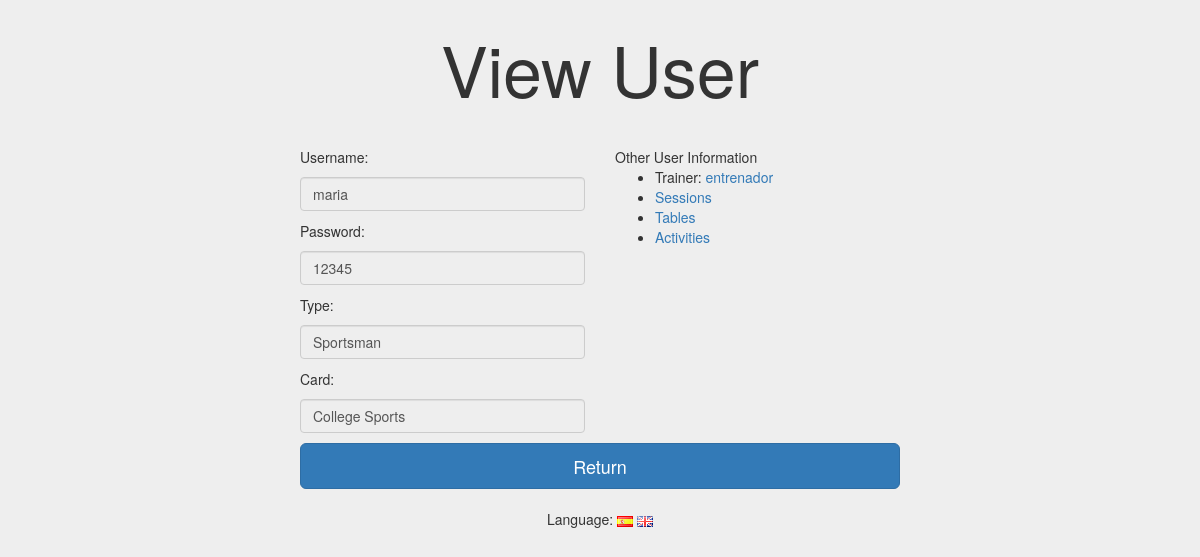
Screenshot of /index.php?controller=users&action=view&username=maria (signed in) with the database file from the repository.
### tables this page shows
CREATE TABLE users (
	id INT(11) NOT NULL AUTO_INCREMENT,
	username VARCHAR(255) UNIQUE NOT NULL,
	password VARCHAR(255) NOT NULL,
	tipo ENUM('deportista','entrenador','administrador') NOT NULL,
	subtipo ENUM('tdu', 'pef'),
	entrenador INT(11),
	
	PRIMARY KEY (id),
	FOREIGN KEY (entrenador) REFERENCES users(id)
);

### core/ViewManager.php (called while the page is built, shortened)
<?php
class ViewManager {
	private $variables = array();
	public function setVariable($varname, $value, $flash=false) {
		$this->variables[$varname] = $value;
	}
	public function getVariable($varname, $default=NULL) {
		if (!isset($this->variables[$varname])) {
			return $default;
		}
		return $this->variables[$varname];
	}
	public function render($controller, $viewname) {
		include(__DIR__."/../view/$controller/$viewname.php");
	}
	private static $viewmanager_singleton = NULL;
	public static function getInstance() {
		if (self::$viewmanager_singleton == null) {
			self::$viewmanager_singleton = new ViewManager();
		}
		return self::$viewmanager_singleton;
	}
}

### controller/UsersController.php (called while the page is built, shortened)
<?php
require_once(__DIR__."/../core/ViewManager.php");
require_once(__DIR__."/../core/I18n.php");
require_once(__DIR__."/../model/User.php");
require_once(__DIR__."/../model/UserMapper.php");
class UsersController extends BaseController {
	private $userMapper;
	public function __construct() {
		$this->userMapper = new UserMapper();
	}
	public function view(){
		$username = $_REQUEST["username"];
		$user = $this->userMapper->findByUsername($username);
		$trainer = $this->userMapper->findById($user->getEntrenador());
		$this->view->setVariable("user", $user);
		$this->view->setVariable("trainer", $trainer);
		$this->view->setLayout("welcome");
		$this->view->render("users", "view");
	}
}

### index.php (called while the page is built, shortened)
<?php
function run() {
	try {
		$controller = loadController($_GET["controller"]);
		$actionName = $_GET["action"];
		$controller->$actionName();
	} catch(Exception $ex) {
		die(i18n("An error has ocurred.<br>").$ex->getMessage());
	}
}
function loadController($controllerName) {
	return new $controllerClassName();
}
run();
?>

### model/User.php (called while the page is built, shortened)
<?php
class User {
	private $username;
	private $password;
	private $tipo;
	private $subtipo;
	public function __construct($id=NULL, $username=NULL, $password=NULL, $tipo=NULL, $subtipo=NULL, $entrenador=NULL) {
		$this->username = $username;
		$this->password = $password;
		$this->tipo = $tipo;
		$this->subtipo = $subtipo;
	}
	public function getUsername() {
		return $this->username;
	}
	public function getPassword() {
		return $this->password;
	}
	public function getTipo() {
		return $this->tipo;
	}
	public function getSubtipo() {
		return $this->subtipo;
	}
	public function setUsername($username) {
		$this->username = $username;
	}
	public function setTipo($tipo) {
		$this->tipo = $tipo;
	}
}

### model/UserMapper.php (called while the page is built, shortened)
<?php
require_once(__DIR__."/../core/PDOConnection.php");
class UserMapper {
	private $db;
	public function __construct() {
		$this->db = PDOConnection::getInstance();
	}
	public function findByUsername($username){
		$stmt = $this->db->prepare("SELECT * FROM users WHERE username=?");
		$stmt->execute(array($username));
		$user = $stmt->fetch(PDO::FETCH_ASSOC);
		if($user != null) {
			return new User($user["id"],
							$user["username"],
							$user["password"],
							$user["tipo"],
							$user["subtipo"],
							$user["entrenador"]);
		} else {
			return NULL;
		}
	}
	public function findById($id){
		$stmt = $this->db->prepare("SELECT * FROM users WHERE id=?");
		$stmt->execute(array($id));
		$user = $stmt->fetch(PDO::FETCH_ASSOC);
		if($user != null) {
			return new User($user["id"],
							$user["username"],
							$user["password"],
							$user["tipo"],
							$user["subtipo"],
							$user["entrenador"]);
		} else {
			return NULL;
		}
	}
}

### core/PDOConnection.php (called while the page is built)
<?php
class PDOConnection {
	private static $dbhost = "127.0.0.1";
	private static $dbname = "gesgym";
	private static $dbuser = "gguser";
	private static $dbpass = "ggpass";
	private static $db_singleton = null;
	public static function getInstance() {
		if (self::$db_singleton == null) {
			self::$db_singleton = new PDO(
				"mysql:host=".self::$dbhost.";dbname=".self::$dbname.";charset=utf8",
				self::$dbuser,
				self::$dbpass,
				array(
					PDO::ATTR_EMULATE_PREPARES => false,
					PDO::ATTR_ERRMODE => PDO::ERRMODE_EXCEPTION
				)
			);
		}
		return self::$db_singleton;
	}
}
?>

### core/I18n.php (called while the page is built, shortened)
<?php
class I18n {
	private $messages;
	public function setLanguage($language) {
		$this->messages = $i18n_messages;
	}
	public function i18n($key) {
		if (isset($this->messages[$key])){
			return $this->messages[$key];
		}else{
			return $key;
		}
	}
	private static $i18n_singleton = null;
	public static function getInstance() {
		if (self::$i18n_singleton == NULL) {
			self::$i18n_singleton = new I18n();
		}
		return self::$i18n_singleton;
	}
}
function i18n($key) {
	return I18n::getInstance()->i18n($key);
}

### view/users/view.php (the view, shortened to what this page needs)
<?php
require_once(__DIR__."/../../core/ViewManager.php");
$view = ViewManager::getInstance();
$user = $view->getVariable("user");
$trainer = $view->getVariable("trainer");
$view->setVariable("title", i18n("GesGym - View User"));
$view->setVariable("header", i18n("View User"));
?>
			<div class="row">
				<div class="col-sm-<?php if($user->getTipo() == "administrador") print "12"; else print "6"; ?>">
					<?=i18n("Username")?>:
					<input disabled type="text" class="form-control" placeholder="<?=i18n("Username")?>" value="<?=$user->getUsername()?>"/>
					<?=i18n("Password")?>:
					<input disabled type="text" class="form-control" placeholder="<?=i18n("Password")?>" value="<?=$user->getPassword()?>"/>
					<?=i18n("Type")?>:
					<input disabled type="text" class="form-control" placeholder="<?=i18n("Type")?>"
						value="<?php if($user->getTipo() == "deportista"){print i18n("Sportsman");}
									 if($user->getTipo() == "administrador"){print i18n("Administrator");} ?>"/>
					<?=i18n("Card")?>:
					<input disabled type="text" class="form-control" placeholder="<?=i18n("Card")?>"
						value="<?php if($user->getSubtipo() == null){print i18n("None");}
									 if($user->getSubtipo() == "tdu"){print i18n("College Sports");}
									 if($user->getSubtipo() == "pef"){print i18n("Get Fit");} ?>"/>
				</div>
<?php if($user->getTipo() != "administrador") { ?>
				<div class="col-sm-6">
					<div><?=i18n("Other User Information")?></div>
<?php if($user->getTipo() == "deportista") { ?>
					<ul>
						<li><?=i18n("Trainer")?>: <?php if($trainer == null) { print i18n("None"); } else { ?><a href="index.php?controller=users&amp;action=view&amp;username=<?=$trainer->getUsername()?>"><?=$trainer->getUsername()?></a></li>
<?php } ?>
						<li><a><?=i18n("Sessions")?></a></li>
						<li><a><?=i18n("Tables")?></a></li>
						<li><a><?=i18n("Activities")?></a></li>
					</ul>
<?php } ?>
				</div>
<?php } ?>
			</div>
			<a class="btn btn-lg btn-primary btn-block" href="index.php?controller=users&amp;action=usersList"><?=i18n("Return")?></a>
<?=$view->moveToFragment("css")?>		<link rel="stylesheet" type="text/css" href="css/viewUserStyle.css"/>

### css/viewUserStyle.css (style rules this page uses)
body { padding-top: 50px; background-color: #eee; }
input { margin-top: 10px; margin-bottom: 10px; }

### rows the page displays
users: username "maria", password "12345"
users: username "entrenador"

### other values shown
$view->getVariable("header", "no title") "View User"
i18n("Username") "Username"
i18n("Password") "Password"
i18n("Type") "Type"
i18n("Card") "Card"
i18n("Other User Information") "Other User Information"
i18n("Trainer") "Trainer"
i18n("Sessions") "Sessions"
i18n("Tables") "Tables"
i18n("Activities") "Activities"
i18n("Return") "Return"
i18n("Language") "Language"
